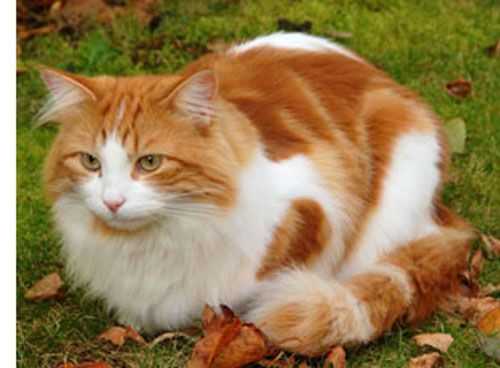
#> input picture dummy_images/0.jpg, 500 x 368 px; its folder holds only this picture in this run
$ python PointLabeller.py
#> lines starting #> are read from the running program, lines starting #| are printed output that depends on the picture; after the words box and inside, x2 and y2 are one past the last pixel; in counts of white or black regions, pixels touching at a corner belong together
import os
import cv2
import random
import pandas as pd
import numpy as np

from pathlib import Path

NUM_POINTS = 2
COLS = ["filename", "x1", "y1", "x2", "y2"]

def obtain_image_filepaths(folder):

    try:
        img_filepaths =[os.path.join(folder, i) for i in os.listdir(folder)]

        if len(img_filepaths) == 0:
            print("No images found in directory: " + str(folder))

        # [9 lines of commented-out code are left out]

    except FileNotFoundError:
        print("Directory does not exist: " + str(folder))

    return img_filepaths

def random_selection(list_of_filepaths, n):

    if len(list_of_filepaths) < n:
        return list_of_filepaths
    else:
        selected_images = random.choices(list_of_filepaths, k=n)
        return selected_images

def load_image(filepath):

    # load image
#> called with filepath = 'dummy_images/0.jpg'
    global im
    im = cv2.imread(filepath)
#> im is the input picture: shape (368, 500, 3); mean B, G, R 79.5, 124.8, 149.1
    cv2.namedWindow('image')

    # draw blink region box on image

    blink_region(width=50)
    cv2.setMouseCallback('image', draw_circle)

def blink_region(width):
#> called with width = 50
    cv2.rectangle(im, (0, 0), (width, width), (255, 0, 0), 5)
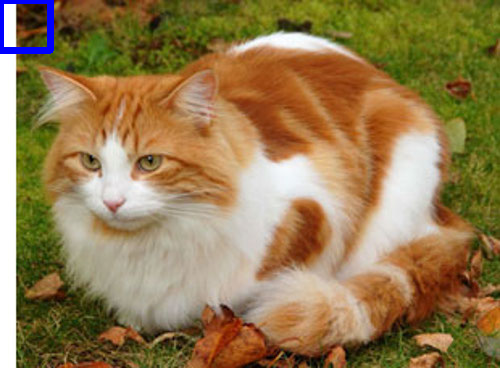
#> im: shape (368, 500, 3); 0.58% of pixels changed, all inside (x1, y1, x2, y2) = (0, 0, 54, 54)

def define_points(filepath):

#> called with filepath = 'dummy_images/0.jpg'
    tmp_label_storage = []

    width=50

    while(1):

        cv2.imshow('image', im)
        k = cv2.waitKey(20) & 0xFF
#> (key Esc is pressed here)

        if k == ord('n'):
            # skip/go to next image
            break

        elif k == ord('a'):
            # check that the coordinate is not in the region box
            if MOUSE_X < width and MOUSE_Y < width:
                new_coords = (0, 0)
            else:
                new_coords = (MOUSE_X, MOUSE_Y)

            # save coordinate
            # print(new_coords)
            tmp_label_storage.append(new_coords)

        elif k == ord('r'):
            print("Resetting labels...")
            reset_image(filepath)
            tmp_label_storage = []

        elif k ==ord('p'):
            print("Current coordinates: " + str(tmp_label_storage))

    return tmp_label_storage

def reset_image(filepath):
    cv2.destroyAllWindows()
    load_image(filepath)

def label_data(list_of_filepaths):

    all_labels = []

    for filepath in list_of_filepaths:

        load_image(filepath)
        labels = define_points(filepath)

        # clean up
        cv2.destroyAllWindows()

        if len(labels) == NUM_POINTS:
            out = [point for coords in labels for point in coords]
            # print(out)

        else:
            print("Wrong number of coordinates. Coordinates will not be saved to csv file.")
            continue

        all_labels.append([filepath] + out)

    return all_labels

def save_to_csv(full_labels, save_filepath):
    # save labels to csv file
    df = pd.DataFrame(full_labels, columns=COLS)
    df.to_csv(save_filepath)

def draw_circle(event,x,y,flags,param):

    if event == cv2.EVENT_LBUTTONDOWN:
        cv2.circle(im,(x,y), 4, (0,0,255), -1)


        global MOUSE_X
        MOUSE_X = x
        global MOUSE_Y
        MOUSE_Y = y

        # print(MOUSE_X, MOUSE_Y)

def label_list_of_filepaths(filepaths_to_label):

    # define method of choosing which filepaths to label (some directories contain >40,000 images)
    filepaths_to_label = random_selection(filepaths_to_label, 10) # e.g. randomly select 10 images

    # label chosen filepaths
    all_labels = label_data(filepaths_to_label)
    save_filepath = os.path.join("output", os.path.basename(trial_folders)+".csv")

    save_to_csv(all_labels, save_filepath)

if __name__ == '__main__':

    # initialise key filepaths
    root_folder = os.getcwd()

    ## CHANGE THESE FILEPATHS AS NECESSARY
    img_source_folder = os.path.join(root_folder, "mnt", "eme2_square_imgs") # filepath to images
    trial_folders = os.path.join(root_folder, "dummy_images")

    ####
    # logic to obtain filepaths to image folders for Eye Movement Experiment II (subdirectories in subdirectories)
    # - do not use if different directory structure
    # participant_folders = [os.path.join(img_source_folder, i) for i in os.listdir(img_source_folder)]
    # trial_folders = []
    # for i in ["0", "1", "2", "3"]:
    #     for participant in participant_folders:
    #         trial_folders.append(os.path.join(participant, i))
    ####

    # get filepaths of every image in chosen directories
    filepaths_to_label = obtain_image_filepaths(trial_folders)

    # if filepaths_to_label is list of lists run following function in for loop
    label_list_of_filepaths(filepaths_to_label)

$ run again, on dummy_images/1.jpg
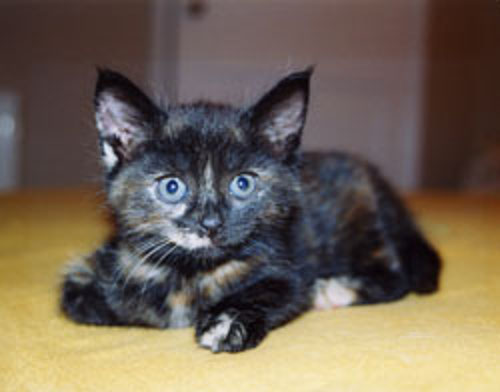
#> input picture dummy_images/1.jpg, 500 x 392 px
#> in load_image, im is the input picture: shape (392, 500, 3); mean B, G, R 85.2, 100, 113.1
#> in blink_region, `cv2.rectangle(im, (0, 0), (width, width), (255, 0, 0), 5)`:
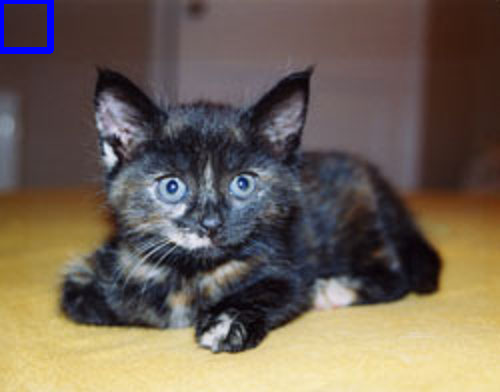
#> im: shape (392, 500, 3); 0.54% of pixels changed, all inside (x1, y1, x2, y2) = (0, 0, 54, 54)

$ run again, on dummy_images/2.jpg
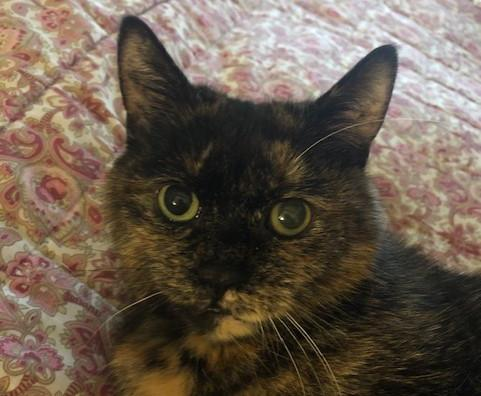
#> input picture dummy_images/2.jpg, 481 x 396 px
#> in load_image, im is the input picture: shape (396, 481, 3); mean B, G, R 77.5, 91.2, 104.5
#> in blink_region, `cv2.rectangle(im, (0, 0), (width, width), (255, 0, 0), 5)`:
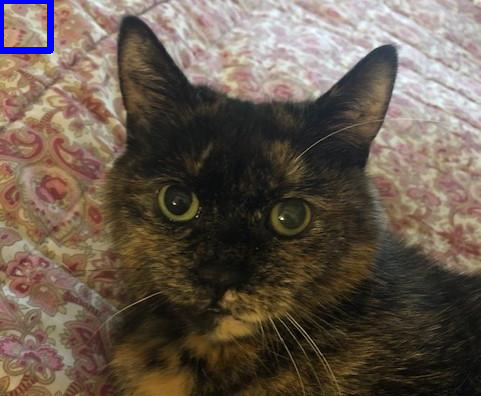
#> im: shape (396, 481, 3); 0.56% of pixels changed, all inside (x1, y1, x2, y2) = (0, 0, 54, 54)
